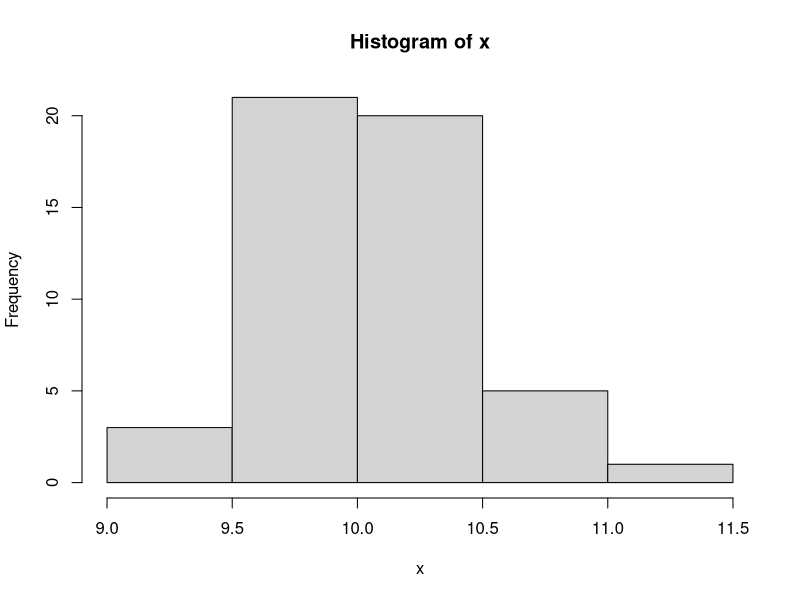
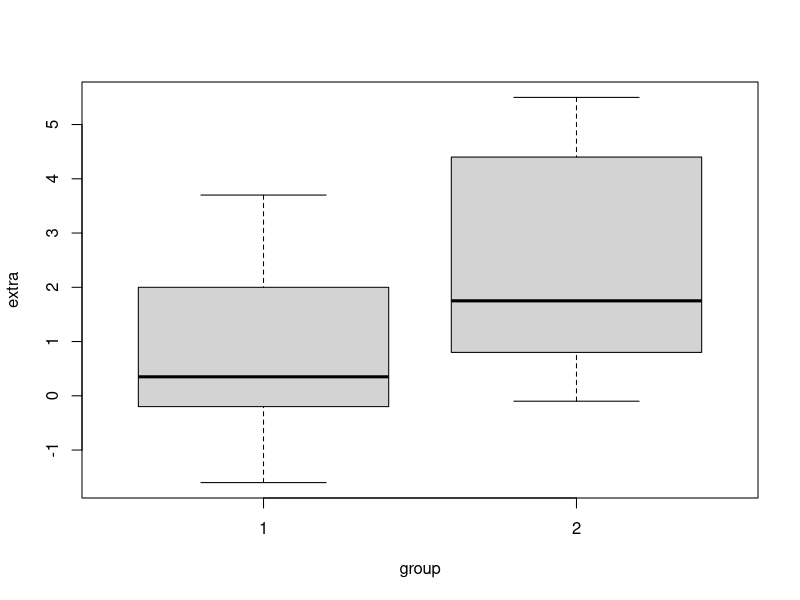

Reproduce these figures in R, in order. (Note: this script raises an error after producing the figures.)
############################################################
# BUS 462 | Spring 2023 | Session 4
# Inferential Stats
# CK 
# 30 JAN 2023 

### REFERENCES
#(1) http://r-statistics.co/Statistical-Tests-in-R.html  
#(2) probability plots: https://www.statmethods.net/advgraphs/probability.html 
#(3) https://suinotes.wordpress.com/2009/11/30/understanding-t-test-in-r/
############################################################


#### PREAMBLE : ## Clearing mem buffers ####
cat("\014")  # Clear Console
rm(list = ls(all.names = TRUE))# clear all
gc()
set.seed(100) # Set a seed to ensure repeatable random samples

## REMEMBER 
# remember remember: p-value is the prob. of wrongly rejecting null and is always compared to signif. level
#  small p-values < significance level => null is unlikely to be true => reject null
# large p values > significance level => failure to reject null => null hyp likely true
# commonly used significance levels: 0.005, 0.01, 0.05, 0.1


####################################################
#1: One Sample t-Test to test mean of a sample #####
# Used to test if mean of a sample from a normal distribution could reasonably be a specific value.
x <- rnorm(50,mean=10,sd=0.5) # create a random normal sample of mean and sd
# check distribution
hist(x) # see histogram

# test if mean of x could be some value mu: i.e.
# H0: true mean of x is mu
# H1: true mean of x is not Mu
t.test(x,mu=10)
# How to interpret:
# Note the significance level is 0.05 (1-.95 from the CI) 
# Look at the p value -> 0.48! This is greater than the significance level 
# => Null cannot be rejected  =>  i.e Null likely to be true
# look at the 95% CI - 10 falls within this range
# THUS, it is okay to say mean of random variable  x is 10 within the 0.05 significance level
# caveat here is we can say this since x is normally distributed (we made it like that!)

# Let's play around
# use another mu
t.test(x,mu=10.1)
# Look at the p - value. It is smaller than the significance level of 0.05. Therefore, you should reject null => H1 likely true

# Use conf.level argument to adjust the confidence level.
t.test(x,mu=10.1,conf.level = .9)


####################################################
#2: Two-sample t-Test to compare 2 means  #####
# testing if 2 samples are coming from the same (assumed) normal distribution
# H0: mean of 2 samples is equal
# H1: difference of means of 2 samples is not 0

# remember remember: p-value is the prob. of wrongly rejecting null and is always compared to signif. level
# small p-values < significance level => null is unlikely to be true => reject null
# let's use the sleep data
?sleep

# let's test 2 groups of 10 samples of sleep data measuring # of hrs of extra sleep 
plot(extra~group,data=sleep) # bar plot showing values of samples of sleep hrs across 2 groups

# we want to test if there is a statistically significant overlap in means, i.e. are the means equal?
# can we say group 2 is sleeping more than group 1?!

# let's do a t.test!

t.test(extra~group,data=sleep)

# remember, we are testing the difference between means of group 1 and 2
# look at the p-value: 0.07939, > 0.05 significance level
# => Failure to reject Ho , i.e. Null likely to be true!

# Look at the 95% CI of the differences between means: -3.36 to 0.2
# that is a wide range. Look at the means of group 1 and 2, and calculate the difference
# The t-stat value  falls within the CI interval.
# recall the t stat formula from the slides -

# Thus, assuming normal distribution of the 2 samples, we can't conclude that the means are different!
# for 2 groups to have differences, the delta of means must be greater

# this is WIDELY used from drug trials, to AB testing!

# Extra note: Here we use welch's t-test for 2 samples with unequal variances.
# look up other types of t-tests and play around!

# include paired=TRUE and see what happens?
t.test(extra~group,data=sleep, paired=TRUE)
# paired tests are used to compare before-after treatment conditions
# look at the p-value! 0.0028   # => reject null! => H1 is likely true 

####################################################
#3:  Correlation Significance Test (Pearsons) #####
?cars # remember this?
cor(cars$speed,cars$dist) # we used this last time

# we can test dependence using pearson's / spearman / kendall test -- look this up using ?cor.test
# Here H0: Correlation is 0, i.e. not statistically related
# H1: they are statistically related
cor.test(cars$speed,cars$dist)
# p value is < significance level =>  reject null 

####################################################
#4:  Kolmogorov And Smirnov Test to check if 2 samples have (are drawn from) the same distribution #####

# let's generate 2 samples
x <- rnorm(50) # random normal distr
y <- runif(50) # random distr
hist(x)
hist(y)

# H0:x and y are drawn from same distribution
# H1:x and y are drawn from different distribution
ks.test(x,y)
# p value is < significance level =>  reject null

# let's play around
x <- rnorm(50)
y <- rnorm(30)
ks.test(x,y)

####################################################
#5: Shapiro Test to check for normality  #####
## test if a sample is normally distributed!
# Null H0: sample is normally distributed
# Alt H1: sample is NOT normally distributed
test <- runif(100) # generate a normal distribution
shapiro.test(test)  # the shapiro test.
# look at the p-value ===> > significance => failure to reject null => Null likely true

# test the sleep data
shapiro.test(sleep$extra)
shapiro.test(sleep$extra[sleep$group==1]) # this subsets group 1 of sleep data
shapiro.test(sleep$extra[sleep$group==2])# this subsets group 2 of sleep data



####################################################
#6: Wilcox Signed Rank Test for non-normal sample assumption  #####
# alternative to t-test when you don't want to assume normal distribution
# non-parametric method used to test if an estimate is different from its true value.

x <- c(0.80, 0.83, 1.89, 1.04, 1.45)
y <- c(1.15, 0.88, 0.90, 0.74, 1.21)
wilcox.test(x,y, paired=TRUE)

####################################################
#7:  Fisher's F-Test to check if 2 samples have the same variance #####
# let's generate 2 samples again
x <- rnorm(50) # random normal distr
y <- runif(50) # random distr
hist(x)
hist(y)

var.test(x,y)
#H0: same variance, ie. ratio of variance ==1 
#H1: Different variance ie. ratio of variance neq 1 
# we see p < \alpha => reject null

# let's play around with 2 random normal distr.
x <- rnorm(100, mean=5.5, sd=0.1) # generate a normal distribution
y <- rnorm(100, mean=9.25, sd=0.1) # generate a normal distribution
hist(x)
hist(y)
var.test(x,y)
# we see p > \alpha => null is likely true
# not surprising given we drew from same std. devs even though means are different





####################
### END OF CODE ####
####################